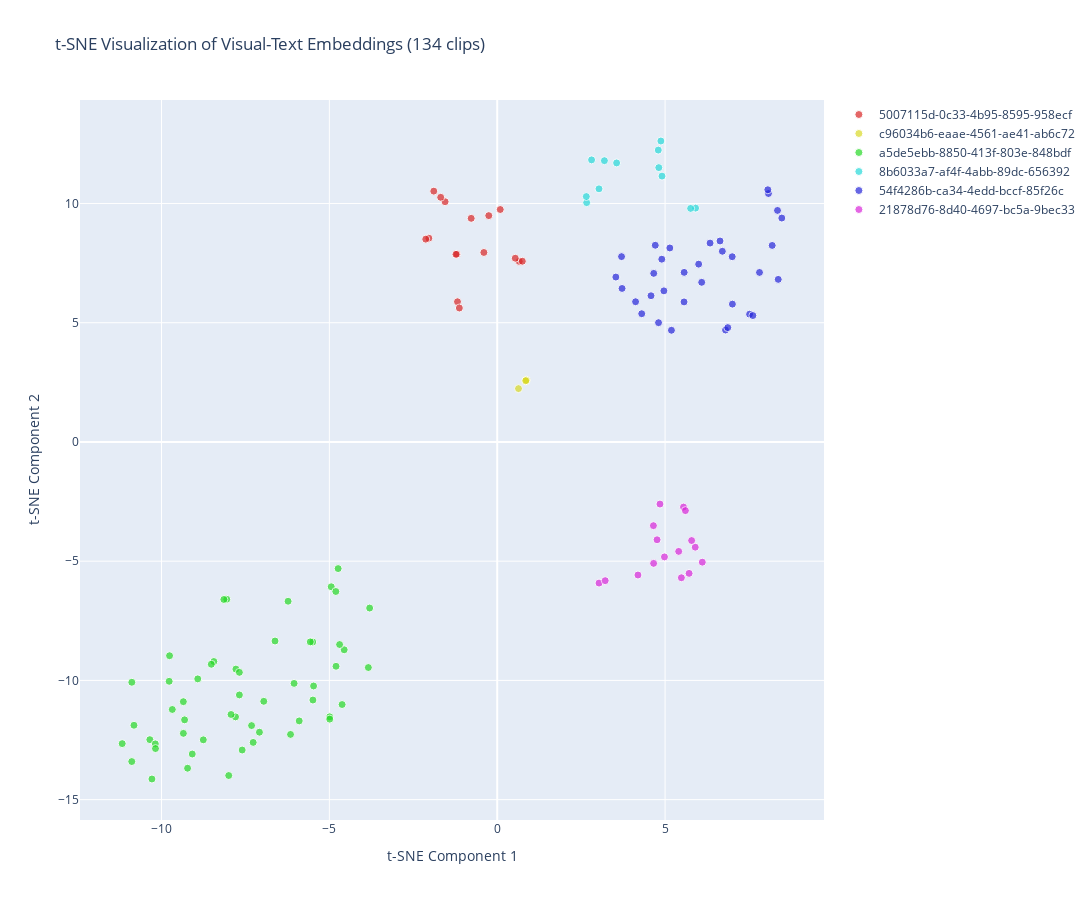

Notebook source saved alongside this figure:
### Code cell
# Create interactive Plotly visualization
import plotly.graph_objects as go

fig = go.Figure()

# Get unique videos
unique_videos = df['video_id'].unique()
colors_plotly = [f'hsl({i * 360 / len(unique_videos)}, 70%, 50%)' for i in range(len(unique_videos))]
video_colors_plotly = {vid: colors_plotly[i] for i, vid in enumerate(unique_videos)}

# Add traces for each video
for video_id in unique_videos:
    mask = df['video_id'] == video_id
    subset = df[mask]
    
    fig.add_trace(go.Scatter(
        x=subset['x'],
        y=subset['y'],
        mode='markers',
        name=video_id[:30],
        marker=dict(
            size=8,
            color=video_colors_plotly[video_id],
            opacity=0.7,
            line=dict(width=1, color='white')
        ),
        text=[f"<b>{row['clip_id']}</b><br>" +
              f"Video: {row['video_id']}<br>" +
              f"Text: {row['clip_text']}<br>" +
              f"Timestamp: {row['timestamp_start']:.2f}s"
              for _, row in subset.iterrows()],
        hovertemplate='%{text}<extra></extra>',
        customdata=subset.index
    ))

fig.update_layout(
    title=f't-SNE Visualization of Visual-Text Embeddings ({len(df)} clips)',
    xaxis_title='t-SNE Component 1',
    yaxis_title='t-SNE Component 2',
    hovermode='closest',
    width=1400,
    height=900,
    showlegend=True,
    legend=dict(x=1.02, y=1, xanchor='left', yanchor='top')
)

fig.show()
print("✓ Interactive visualization created")

### Figure 1 — Plotly figure (JSON) as saved in the notebook; plotly's stock layout.template omitted (floating-point values rounded to 4 significant figures)
{"data": [{"customdata": [0, 1, 2, 3, 4, 5, 10, 11, 65, 66, 67, 84, 93, 94, 95, 96], "hovertemplate": "%{text}<extra></extra>", "marker": {"color": "hsl(0.0, 70%, 50%)", "line": {"color": "white", "width": 1}, "opacity": 0.7, "size": 8}, "mode": "markers", "name": "5007115d-0c33-4b95-8595-958ecf", "text": ["<b>clip_24d7bc171cdb5d50</b><br>Video: 5007115d-0c33-4b95-8595-958ecfa36a7b<br>Text: The Dancer Director s Cut.mp4<br>Timestamp: 9.90s", "<b>clip_9410c9f35b8cd24d</b><br>Video: 5007115d-0c33-4b95-8595-958ecfa36a7b<br>Text: The Dancer Director s Cut.mp4<br>Timestamp: 32.20s", "<b>clip_29e1148639948951</b><br>Video: 5007115d-0c33-4b95-8595-958ecfa36a7b<br>Text: The Dancer Director s Cut.mp4<br>Timestamp: 37.40s", "<b>clip_93c308456312b7f3</b><br>Video: 5007115d-0c33-4b95-8595-958ecfa36a7b<br>Text: The Dancer Director s Cut.mp4<br>Timestamp: 48.30s", "<b>clip_ef375db4ea179326</b><br>Video: 5007115d-0c33-4b95-8595-958ecfa36a7b<br>Text: The Dancer Director s Cut.mp4<br>Timestamp: 55.50s", "<b>clip_3ffc3ed2c5788346</b><br>Video: 5007115d-0c33-4b95-8595-958ecfa36a7b<br>Text: The Dancer Director s Cut.mp4<br>Timestamp: 66.70s", "<b>clip_07716e0aec02c3b8</b><br>Video: 5007115d-0c33-4b95-8595-958ecfa36a7b<br>Text: The Dancer Director s Cut.mp4<br>Timestamp: 73.00s", "<b>clip_89219a4f31b15445</b><br>Video: 5007115d-0c33-4b95-8595-958ecfa36a7b<br>Text: The Dancer Director s Cut.mp4<br>Timestamp: 77.90s", "<b>clip_2aa0a6c43cf4b9a4</b><br>Video: 5007115d-0c33-4b95-8595-958ecfa36a7b<br>Text: The Dancer Director s Cut.mp4<br>Timestamp: 0.00s", "<b>clip_9050374842cf06f4</b><br>Video: 5007115d-0c33-4b95-8595-958ecfa36a7b<br>Text: The Dancer Director s Cut.mp4<br>Timestamp: 4.80s", "<b>clip_d49525dc9e339e91</b><br>Video: 5007115d-0c33-4b95-8595-958ecfa36a7b<br>Text: The Dancer Director s Cut.mp4<br>Timestamp: 16.80s", "<b>clip_df3004cce8230f69</b><br>Video: 5007115d-0c33-4b95-8595-958ecfa36a7b<br>Text: The Dancer Director s Cut.mp4<br>Timestamp: 84.00s", "<b>clip_3becfeac23e11a4e</b><br>Video: 5007115d-0c33-4b95-8595-958ecfa36a7b<br>Text: The Dancer Director s Cut.mp4<br>Timestamp: 23.00s", "<b>clip_c6a4461f0ac6dd43</b><br>Video: 5007115d-0c33-4b95-8595-958ecfa36a7b<br>Text: The Dancer Director s Cut.mp4<br>Timestamp: 27.60s", "<b>clip_8e18c2c920596f9c</b><br>Video: 5007115d-0c33-4b95-8595-958ecfa36a7b<br>Text: The Dancer Director s Cut.mp4<br>Timestamp: 42.90s", "<b>clip_5296ec7012a32575</b><br>Video: 5007115d-0c33-4b95-8595-958ecfa36a7b<br>Text: The Dancer Director s Cut.mp4<br>Timestamp: 61.10s"], "type": "scatter", "x": [-1.553, -2.037, -2.129, -0.3971, 0.6566, 0.5377, -1.201, -1.183, -1.889, -1.684, -0.7752, -1.128, -0.2512, 0.09014, -1.228, 0.7483], "y": [10.07, 8.545, 8.505, 7.946, 7.571, 7.704, 7.873, 5.879, 10.52, 10.26, 9.377, 5.617, 9.491, 9.748, 7.868, 7.579]}, {"customdata": [6, 7, 61, 62], "hovertemplate": "%{text}<extra></extra>", "marker": {"color": "hsl(60.0, 70%, 50%)", "line": {"color": "white", "width": 1}, "opacity": 0.7, "size": 8}, "mode": "markers", "name": "c96034b6-eaae-4561-ae41-ab6c72", "text": ["<b>clip_5e5f4ab30062f2f4</b><br>Video: c96034b6-eaae-4561-ae41-ab6c72fa326c<br>Text: Mountain Dew with Charlie Day Zach Lavine.mp4<br>Timestamp: 15.50s", "<b>clip_d72e8d670a714cc3</b><br>Video: c96034b6-eaae-4561-ae41-ab6c72fa326c<br>Text: Mountain Dew with Charlie Day Zach Lavine.mp4<br>Timestamp: 20.70s", "<b>clip_bfb5ad568d92e2f7</b><br>Video: c96034b6-eaae-4561-ae41-ab6c72fa326c<br>Text: Mountain Dew with Charlie Day Zach Lavine.mp4<br>Timestamp: 0.00s", "<b>clip_888492da7ae572a2</b><br>Video: c96034b6-eaae-4561-ae41-ab6c72fa326c<br>Text: Mountain Dew with Charlie Day Zach Lavine.mp4<br>Timestamp: 8.90s"], "type": "scatter", "x": [0.8503, 0.8696, 0.6339, 0.8494], "y": [2.564, 2.593, 2.237, 2.567]}, {"customdata": [8, 9, 14, 15, 16, 17, 18, 19, 20, 21, 22, 23, 24, 25, 26, 27, 28, 29, 30, 31, 32, 41, 42, 43, 44, 48, 49, 76, 77, 78, 79, 80, 81, 82, 83, 85, 86, 87, 88, 89, 90, 91, 92, 105, 106, 107, 108, 109, 110, 111, 112, 113, 114], "hovertemplate": "%{text}<extra></extra>", "marker": {"color": "hsl(120.0, 70%, 50%)", "line": {"color": "white", "width": 1}, "opacity": 0.7, "size": 8}, "mode": "markers", "name": "a5de5ebb-8850-413f-803e-848bdf", "text": ["<b>clip_2bb87a7d32e10c25</b><br>Video: a5de5ebb-8850-413f-803e-848bdf2c394b<br>Text: how to stand up on surfboard.mp4<br>Timestamp: 0.00s", "<b>clip_e3bd0eb7d40575e9</b><br>Video: a5de5ebb-8850-413f-803e-848bdf2c394b<br>Text: how to stand up on surfboard.mp4<br>Timestamp: 5.50s", "<b>clip_a0c4765dc562cda0</b><br>Video: a5de5ebb-8850-413f-803e-848bdf2c394b<br>Text: how to stand up on surfboard.mp4<br>Timestamp: 124.40s", "<b>clip_c14cc592ea1854a2</b><br>Video: a5de5ebb-8850-413f-803e-848bdf2c394b<br>Text: how to stand up on surfboard.mp4<br>Timestamp: 152.70s", "<b>clip_deaedf572d1ff01f</b><br>Video: a5de5ebb-8850-413f-803e-848bdf2c394b<br>Text: how to stand up on surfboard.mp4<br>Timestamp: 158.30s", "<b>clip_e780feaeeae7ddd9</b><br>Video: a5de5ebb-8850-413f-803e-848bdf2c394b<br>Text: how to stand up on surfboard.mp4<br>Timestamp: 166.00s", "<b>clip_2fd3d8260ed05673</b><br>Video: a5de5ebb-8850-413f-803e-848bdf2c394b<br>Text: how to stand up on surfboard.mp4<br>Timestamp: 179.90s", "<b>clip_fae49a2b8725135f</b><br>Video: a5de5ebb-8850-413f-803e-848bdf2c394b<br>Text: how to stand up on surfboard.mp4<br>Timestamp: 10.60s", "<b>clip_de53e8f4049c1071</b><br>Video: a5de5ebb-8850-413f-803e-848bdf2c394b<br>Text: how to stand up on surfboard.mp4<br>Timestamp: 23.80s", "<b>clip_2cb444ad9e7c71d6</b><br>Video: a5de5ebb-8850-413f-803e-848bdf2c394b<br>Text: how to stand up on surfboard.mp4<br>Timestamp: 48.30s", "<b>clip_599d3dd732a4bf96</b><br>Video: a5de5ebb-8850-413f-803e-848bdf2c394b<br>Text: how to stand up on surfboard.mp4<br>Timestamp: 73.50s", "<b>clip_35b68c491f379fa7</b><br>Video: a5de5ebb-8850-413f-803e-848bdf2c394b<br>Text: how to stand up on surfboard.mp4<br>Timestamp: 236.40s", "<b>clip_837c1dc84e4ee60d</b><br>Video: a5de5ebb-8850-413f-803e-848bdf2c394b<br>Text: how to stand up on surfboard.mp4<br>Timestamp: 241.20s", "<b>clip_0ff7358710c153ec</b><br>Video: a5de5ebb-8850-413f-803e-848bdf2c394b<br>Text: how to stand up on surfboard.mp4<br>Timestamp: 259.30s", "<b>clip_bf3e8393a7087fd3</b><br>Video: a5de5ebb-8850-413f-803e-848bdf2c394b<br>Text: how to stand up on surfboard.mp4<br>Timestamp: 276.80s", "<b>clip_b10630e18a0b7d4b</b><br>Video: a5de5ebb-8850-413f-803e-848bdf2c394b<br>Text: how to stand up on surfboard.mp4<br>Timestamp: 82.00s", "<b>clip_48d3e0f35eda2b37</b><br>Video: a5de5ebb-8850-413f-803e-848bdf2c394b<br>Text: how to stand up on surfboard.mp4<br>Timestamp: 89.80s", "<b>clip_88bad8dac0c84793</b><br>Video: a5de5ebb-8850-413f-803e-848bdf2c394b<br>Text: how to stand up on surfboard.mp4<br>Timestamp: 112.40s", "<b>clip_d020bc021f1fe52d</b><br>Video: a5de5ebb-8850-413f-803e-848bdf2c394b<br>Text: how to stand up on surfboard.mp4<br>Timestamp: 191.10s", "<b>clip_18a75d156dca0648</b><br>Video: a5de5ebb-8850-413f-803e-848bdf2c394b<br>Text: how to stand up on surfboard.mp4<br>Timestamp: 205.30s", "<b>clip_9aff5623dbc4e384</b><br>Video: a5de5ebb-8850-413f-803e-848bdf2c394b<br>Text: how to stand up on surfboard.mp4<br>Timestamp: 218.30s", "<b>clip_d5c4f0cddc1c0fa2</b><br>Video: a5de5ebb-8850-413f-803e-848bdf2c394b<br>Text: how to stand up on surfboard.mp4<br>Timestamp: 291.50s", "<b>clip_d5dccbbd9c90e383</b><br>Video: a5de5ebb-8850-413f-803e-848bdf2c394b<br>Text: how to stand up on surfboard.mp4<br>Timestamp: 301.50s", "<b>clip_7a3c33cb7952546a</b><br>Video: a5de5ebb-8850-413f-803e-848bdf2c394b<br>Text: how to stand up on surfboard.mp4<br>Timestamp: 307.10s", "<b>clip_f1d9693f38cbe4b4</b><br>Video: a5de5ebb-8850-413f-803e-848bdf2c394b<br>Text: how to stand up on surfboard.mp4<br>Timestamp: 317.50s", "<b>clip_04d1c60a3a89c270</b><br>Video: a5de5ebb-8850-413f-803e-848bdf2c394b<br>Text: how to stand up on surfboard.mp4<br>Timestamp: 325.80s", "<b>clip_a9c2ff52decc96fc</b><br>Video: a5de5ebb-8850-413f-803e-848bdf2c394b<br>Text: how to stand up on surfboard.mp4<br>Timestamp: 330.20s", "<b>clip_4d99dec113d44749</b><br>Video: a5de5ebb-8850-413f-803e-848bdf2c394b<br>Text: how to stand up on surfboard.mp4<br>Timestamp: 59.90s", "<b>clip_6c6846ab5ad8a8b2</b><br>Video: a5de5ebb-8850-413f-803e-848bdf2c394b<br>Text: how to stand up on surfboard.mp4<br>Timestamp: 66.40s", "<b>clip_03f2445f6a69a62c</b><br>Video: a5de5ebb-8850-413f-803e-848bdf2c394b<br>Text: how to stand up on surfboard.mp4<br>Timestamp: 96.70s", "<b>clip_3381ffb6a0e7d359</b><br>Video: a5de5ebb-8850-413f-803e-848bdf2c394b<br>Text: how to stand up on surfboard.mp4<br>Timestamp: 103.50s", "<b>clip_def5e8a9d2e66ae1</b><br>Video: a5de5ebb-8850-413f-803e-848bdf2c394b<br>Text: how to stand up on surfboard.mp4<br>Timestamp: 140.30s", "<b>clip_412becbf71db60e9</b><br>Video: a5de5ebb-8850-413f-803e-848bdf2c394b<br>Text: how to stand up on surfboard.mp4<br>Timestamp: 148.10s", "<b>clip_c79a3d3101b96a90</b><br>Video: a5de5ebb-8850-413f-803e-848bdf2c394b<br>Text: how to stand up on surfboard.mp4<br>Timestamp: 170.20s", "<b>clip_44876a90ce8e22ea</b><br>Video: a5de5ebb-8850-413f-803e-848bdf2c394b<br>Text: how to stand up on surfboard.mp4<br>Timestamp: 175.00s", "<b>clip_93ce3adbe1f8d236</b><br>Video: a5de5ebb-8850-413f-803e-848bdf2c394b<br>Text: how to stand up on surfboard.mp4<br>Timestamp: 18.50s", "<b>clip_4f99f2887e1c5914</b><br>Video: a5de5ebb-8850-413f-803e-848bdf2c394b<br>Text: how to stand up on surfboard.mp4<br>Timestamp: 29.10s", "<b>clip_7c6f642a65589edc</b><br>Video: a5de5ebb-8850-413f-803e-848bdf2c394b<br>Text: how to stand up on surfboard.mp4<br>Timestamp: 118.00s", "<b>clip_24a619de33554428</b><br>Video: a5de5ebb-8850-413f-803e-848bdf2c394b<br>Text: how to stand up on surfboard.mp4<br>Timestamp: 130.30s", "<b>clip_c35126bbeeab88c3</b><br>Video: a5de5ebb-8850-413f-803e-848bdf2c394b<br>Text: how to stand up on surfboard.mp4<br>Timestamp: 135.40s", "<b>clip_dcd40e1d0eabb70f</b><br>Video: a5de5ebb-8850-413f-803e-848bdf2c394b<br>Text: how to stand up on surfboard.mp4<br>Timestamp: 36.50s", "<b>clip_d543f53cf83b3c59</b><br>Video: a5de5ebb-8850-413f-803e-848bdf2c394b<br>Text: how to stand up on surfboard.mp4<br>Timestamp: 40.50s", "<b>clip_ba383a117cc84d7e</b><br>Video: a5de5ebb-8850-413f-803e-848bdf2c394b<br>Text: how to stand up on surfboard.mp4<br>Timestamp: 54.90s", "<b>clip_5bdd8ad2f5a9c182</b><br>Video: a5de5ebb-8850-413f-803e-848bdf2c394b<br>Text: how to stand up on surfboard.mp4<br>Timestamp: 185.90s", "<b>clip_346f753cebc0c57d</b><br>Video: a5de5ebb-8850-413f-803e-848bdf2c394b<br>Text: how to stand up on surfboard.mp4<br>Timestamp: 197.50s", "<b>clip_f408b3324c794c7c</b><br>Video: a5de5ebb-8850-413f-803e-848bdf2c394b<br>Text: how to stand up on surfboard.mp4<br>Timestamp: 211.80s", "<b>clip_4969664c28ffbe91</b><br>Video: a5de5ebb-8850-413f-803e-848bdf2c394b<br>Text: how to stand up on surfboard.mp4<br>Timestamp: 225.80s", "<b>clip_3f4aef741f8caaf1</b><br>Video: a5de5ebb-8850-413f-803e-848bdf2c394b<br>Text: how to stand up on surfboard.mp4<br>Timestamp: 231.60s", "<b>clip_cd24edd59b1b76dd</b><br>Video: a5de5ebb-8850-413f-803e-848bdf2c394b<br>Text: how to stand up on surfboard.mp4<br>Timestamp: 246.00s", "<b>clip_459b77c8929669d8</b><br>Video: a5de5ebb-8850-413f-803e-848bdf2c394b<br>Text: how to stand up on surfboard.mp4<br>Timestamp: 252.70s", "<b>clip_d57614e914613a0c</b><br>Video: a5de5ebb-8850-413f-803e-848bdf2c394b<br>Text: how to stand up on surfboard.mp4<br>Timestamp: 267.90s", "<b>clip_75c131927ca9439e</b><br>Video: a5de5ebb-8850-413f-803e-848bdf2c394b<br>Text: how to stand up on surfboard.mp4<br>Timestamp: 284.20s", "<b>clip_77a9b3f80453a5f0</b><br>Video: a5de5ebb-8850-413f-803e-848bdf2c394b<br>Text: how to stand up on surfboard.mp4<br>Timestamp: 312.30s"], "type": "scatter", "x": [-3.8, -6.229, -9.76, -10.35, -9.223, -9.084, -8.92, -4.945, -8.057, -7.082, -8.755, -4.99, -6.051, -5.47, -4.801, -10.29, -10.89, -9.348, -8.441, -7.269, -6.954, -3.838, -4.559, -4.695, -6.618, -4.808, -4.738, -7.795, -7.929, -11.17, -9.678, -9.349, -9.312, -7.998, -7.784, -8.142, -7.681, -10.18, -10.82, -10.18, -10.88, -9.772, -7.316, -8.516, -7.68, -7.597, -6.156, -5.898, -5.49, -4.989, -4.62, -5.495, -5.569], "y": [-6.965, -6.68, -8.965, -12.48, -13.68, -13.09, -9.936, -6.073, -6.596, -12.17, -12.49, -11.53, -10.13, -10.23, -9.407, -14.13, -13.4, -12.22, -9.207, -12.6, -10.88, -9.459, -8.717, -8.495, -8.348, -6.271, -5.311, -11.53, -11.43, -12.65, -11.22, -10.89, -11.65, -13.99, -9.526, -6.606, -9.662, -12.66, -11.88, -12.86, -10.08, -10.04, -11.89, -9.323, -10.61, -12.92, -12.27, -11.7, -10.82, -11.62, -11.01, -8.389, -8.384]}, {"customdata": [12, 13, 63, 64, 68, 69, 70, 71, 72, 73, 74, 75], "hovertemplate": "%{text}<extra></extra>", "marker": {"color": "hsl(180.0, 70%, 50%)", "line": {"color": "white", "width": 1}, "opacity": 0.7, "size": 8}, "mode": "markers", "name": "8b6033a7-af4f-4abb-89dc-656392", "text": ["<b>clip_f4d55dac670729a8</b><br>Video: 8b6033a7-af4f-4abb-89dc-6563926dc6ce<br>Text: Apple iPhone Ad.mp4<br>Timestamp: 18.70s", "<b>clip_379604a0ddfeb2bc</b><br>Video: 8b6033a7-af4f-4abb-89dc-6563926dc6ce<br>Text: Apple iPhone Ad.mp4<br>Timestamp: 33.60s", "<b>clip_bf53ada7c3933996</b><br>Video: 8b6033a7-af4f-4abb-89dc-6563926dc6ce<br>Text: Apple iPhone Ad.mp4<br>Timestamp: 0.00s", "<b>clip_b6de1aaf94688387</b><br>Video: 8b6033a7-af4f-4abb-89dc-6563926dc6ce<br>Text: Apple iPhone Ad.mp4<br>Timestamp: 4.20s", "<b>clip_f87affb05b61fb8a</b><br>Video: 8b6033a7-af4f-4abb-89dc-6563926dc6ce<br>Text: Apple iPhone Ad.mp4<br>Timestamp: 9.20s", "<b>clip_2037ded53c1f198e</b><br>Video: 8b6033a7-af4f-4abb-89dc-6563926dc6ce<br>Text: Apple iPhone Ad.mp4<br>Timestamp: 14.00s", "<b>clip_69afe603968c32ad</b><br>Video: 8b6033a7-af4f-4abb-89dc-6563926dc6ce<br>Text: Apple iPhone Ad.mp4<br>Timestamp: 24.50s", "<b>clip_7a800c6f9707317e</b><br>Video: 8b6033a7-af4f-4abb-89dc-6563926dc6ce<br>Text: Apple iPhone Ad.mp4<br>Timestamp: 29.60s", "<b>clip_6c4216514d6b943c</b><br>Video: 8b6033a7-af4f-4abb-89dc-6563926dc6ce<br>Text: Apple iPhone Ad.mp4<br>Timestamp: 38.80s", "<b>clip_75954103f338f644</b><br>Video: 8b6033a7-af4f-4abb-89dc-6563926dc6ce<br>Text: Apple iPhone Ad.mp4<br>Timestamp: 43.90s", "<b>clip_1118b4d5cfc5ac4b</b><br>Video: 8b6033a7-af4f-4abb-89dc-6563926dc6ce<br>Text: Apple iPhone Ad.mp4<br>Timestamp: 48.90s", "<b>clip_e035465c3deb3d49</b><br>Video: 8b6033a7-af4f-4abb-89dc-6563926dc6ce<br>Text: Apple iPhone Ad.mp4<br>Timestamp: 56.20s"], "type": "scatter", "x": [2.664, 3.557, 5.909, 5.761, 3.032, 2.654, 2.811, 3.193, 4.908, 4.813, 4.798, 4.875], "y": [10.04, 11.7, 9.807, 9.794, 10.61, 10.29, 11.83, 11.8, 11.15, 11.5, 12.24, 12.62]}, {"customdata": [33, 34, 35, 36, 37, 38, 39, 40, 45, 46, 47, 50, 51, 52, 53, 97, 98, 99, 100, 101, 102, 103, 104, 115, 116, 117, 118, 119, 120, 121, 122, 123, 124], "hovertemplate": "%{text}<extra></extra>", "marker": {"color": "hsl(240.0, 70%, 50%)", "line": {"color": "white", "width": 1}, "opacity": 0.7, "size": 8}, "mode": "markers", "name": "54f4286b-ca34-4edd-bccf-85f26c", "text": ["<b>clip_6d4b2f298b5ea7da</b><br>Video: 54f4286b-ca34-4edd-bccf-85f26ca57021<br>Text: Jurassic World Rebirth   Official Trailer 2.mp4<br>Timestamp: 45.50s", "<b>clip_eb480ee0a1e34dcb</b><br>Video: 54f4286b-ca34-4edd-bccf-85f26ca57021<br>Text: Jurassic World Rebirth   Official Trailer 2.mp4<br>Timestamp: 50.00s", "<b>clip_6d62b503db8ced0c</b><br>Video: 54f4286b-ca34-4edd-bccf-85f26ca57021<br>Text: Jurassic World Rebirth   Official Trailer 2.mp4<br>Timestamp: 55.00s", "<b>clip_40a3bb8b9a59cce3</b><br>Video: 54f4286b-ca34-4edd-bccf-85f26ca57021<br>Text: Jurassic World Rebirth   Official Trailer 2.mp4<br>Timestamp: 71.60s", "<b>clip_2185215730e12c00</b><br>Video: 54f4286b-ca34-4edd-bccf-85f26ca57021<br>Text: Jurassic World Rebirth   Official Trailer 2.mp4<br>Timestamp: 88.70s", "<b>clip_ea8eeeaafb010cc0</b><br>Video: 54f4286b-ca34-4edd-bccf-85f26ca57021<br>Text: Jurassic World Rebirth   Official Trailer 2.mp4<br>Timestamp: 92.90s", "<b>clip_a1a449ba75081d9f</b><br>Video: 54f4286b-ca34-4edd-bccf-85f26ca57021<br>Text: Jurassic World Rebirth   Official Trailer 2.mp4<br>Timestamp: 101.30s", "<b>clip_ef6466fdbbc83f79</b><br>Video: 54f4286b-ca34-4edd-bccf-85f26ca57021<br>Text: Jurassic World Rebirth   Official Trailer 2.mp4<br>Timestamp: 115.80s", "<b>clip_d88a63eff1ca57e9</b><br>Video: 54f4286b-ca34-4edd-bccf-85f26ca57021<br>Text: Jurassic World Rebirth   Official Trailer 2.mp4<br>Timestamp: 8.10s", "<b>clip_88c58e1f8d29694c</b><br>Video: 54f4286b-ca34-4edd-bccf-85f26ca57021<br>Text: Jurassic World Rebirth   Official Trailer 2.mp4<br>Timestamp: 20.20s", "<b>clip_f3eb1dd2466724f7</b><br>Video: 54f4286b-ca34-4edd-bccf-85f26ca57021<br>Text: Jurassic World Rebirth   Official Trailer 2.mp4<br>Timestamp: 28.60s", "<b>clip_5846187b9e769319</b><br>Video: 54f4286b-ca34-4edd-bccf-85f26ca57021<br>Text: Jurassic World Rebirth   Official Trailer 2.mp4<br>Timestamp: 124.60s", "<b>clip_178d4c428269a8ef</b><br>Video: 54f4286b-ca34-4edd-bccf-85f26ca57021<br>Text: Jurassic World Rebirth   Official Trailer 2.mp4<br>Timestamp: 130.70s", "<b>clip_03eab275da34b055</b><br>Video: 54f4286b-ca34-4edd-bccf-85f26ca57021<br>Text: Jurassic World Rebirth   Official Trailer 2.mp4<br>Timestamp: 135.20s", "<b>clip_2b6a30a5c26d1f22</b><br>Video: 54f4286b-ca34-4edd-bccf-85f26ca57021<br>Text: Jurassic World Rebirth   Official Trailer 2.mp4<br>Timestamp: 141.70s", "<b>clip_c2b7c36293631eb3</b><br>Video: 54f4286b-ca34-4edd-bccf-85f26ca57021<br>Text: Jurassic World Rebirth   Official Trailer 2.mp4<br>Timestamp: 63.20s", "<b>clip_e9b9c7ae987246b2</b><br>Video: 54f4286b-ca34-4edd-bccf-85f26ca57021<br>Text: Jurassic World Rebirth   Official Trailer 2.mp4<br>Timestamp: 67.30s", "<b>clip_8702e7250037d609</b><br>Video: 54f4286b-ca34-4edd-bccf-85f26ca57021<br>Text: Jurassic World Rebirth   Official Trailer 2.mp4<br>Timestamp: 75.80s", "<b>clip_b24398bf11a7b7b1</b><br>Video: 54f4286b-ca34-4edd-bccf-85f26ca57021<br>Text: Jurassic World Rebirth   Official Trailer 2.mp4<br>Timestamp: 80.40s", "<b>clip_75230d05dd5a4c62</b><br>Video: 54f4286b-ca34-4edd-bccf-85f26ca57021<br>Text: Jurassic World Rebirth   Official Trailer 2.mp4<br>Timestamp: 4.10s", "<b>clip_fe87379838074b8a</b><br>Video: 54f4286b-ca34-4edd-bccf-85f26ca57021<br>Text: Jurassic World Rebirth   Official Trailer 2.mp4<br>Timestamp: 15.60s", "<b>clip_f8afc43d55ad331c</b><br>Video: 54f4286b-ca34-4edd-bccf-85f26ca57021<br>Text: Jurassic World Rebirth   Official Trailer 2.mp4<br>Timestamp: 24.50s", "<b>clip_4ed6075d8111f253</b><br>Video: 54f4286b-ca34-4edd-bccf-85f26ca57021<br>Text: Jurassic World Rebirth   Official Trailer 2.mp4<br>Timestamp: 32.90s", "<b>clip_4f659c295592cb59</b><br>Video: 54f4286b-ca34-4edd-bccf-85f26ca57021<br>Text: Jurassic World Rebirth   Official Trailer 2.mp4<br>Timestamp: 0.00s", "<b>clip_ec7e1bef18624c6b</b><br>Video: 54f4286b-ca34-4edd-bccf-85f26ca57021<br>Text: Jurassic World Rebirth   Official Trailer 2.mp4<br>Timestamp: 37.10s", "<b>clip_687b5c51633d11c1</b><br>Video: 54f4286b-ca34-4edd-bccf-85f26ca57021<br>Text: Jurassic World Rebirth   Official Trailer 2.mp4<br>Timestamp: 41.30s", "<b>clip_9c00097310ac616f</b><br>Video: 54f4286b-ca34-4edd-bccf-85f26ca57021<br>Text: Jurassic World Rebirth   Official Trailer 2.mp4<br>Timestamp: 59.00s", "<b>clip_fef3f0d4f42150de</b><br>Video: 54f4286b-ca34-4edd-bccf-85f26ca57021<br>Text: Jurassic World Rebirth   Official Trailer 2.mp4<br>Timestamp: 84.70s", "<b>clip_118ed5d38ed5452c</b><br>Video: 54f4286b-ca34-4edd-bccf-85f26ca57021<br>Text: Jurassic World Rebirth   Official Trailer 2.mp4<br>Timestamp: 97.20s", "<b>clip_6ee28e31ef56ff37</b><br>Video: 54f4286b-ca34-4edd-bccf-85f26ca57021<br>Text: Jurassic World Rebirth   Official Trailer 2.mp4<br>Timestamp: 107.20s", "<b>clip_5309da160225d866</b><br>Video: 54f4286b-ca34-4edd-bccf-85f26ca57021<br>Text: Jurassic World Rebirth   Official Trailer 2.mp4<br>Timestamp: 111.50s", "<b>clip_45e17c55a5285757</b><br>Video: 54f4286b-ca34-4edd-bccf-85f26ca57021<br>Text: Jurassic World Rebirth   Official Trailer 2.mp4<br>Timestamp: 120.00s", "<b>clip_ba0ddf6e949926f6</b><br>Video: 54f4286b-ca34-4edd-bccf-85f26ca57021<br>Text: Jurassic World Rebirth   Official Trailer 2.mp4<br>Timestamp: 150.40s"], "type": "scatter", "x": [6.801, 6.868, 3.534, 4.122, 3.719, 4.662, 6.091, 6.001, 8.349, 8.191, 5.142, 6.706, 6.34, 6.637, 7.813, 4.805, 4.304, 4.581, 5.565, 8.079, 8.477, 3.704, 7.006, 8.061, 7.518, 7.615, 5.19, 4.965, 4.902, 4.708, 5.569, 7.0, 8.371], "y": [4.694, 4.795, 6.915, 5.88, 6.437, 7.07, 6.694, 7.456, 9.709, 8.241, 8.134, 7.996, 8.34, 8.428, 7.108, 5.002, 5.378, 6.132, 5.872, 10.42, 9.389, 7.772, 5.78, 10.58, 5.357, 5.301, 4.683, 6.337, 7.664, 8.249, 7.111, 7.768, 6.817]}, {"customdata": [54, 55, 56, 57, 58, 59, 60, 125, 126, 127, 128, 129, 130, 131, 132, 133], "hovertemplate": "%{text}<extra></extra>", "marker": {"color": "hsl(300.0, 70%, 50%)", "line": {"color": "white", "width": 1}, "opacity": 0.7, "size": 8}, "mode": "markers", "name": "21878d76-8d40-4697-bc5a-9bec33", "text": ["<b>clip_b024824041f82c44</b><br>Video: 21878d76-8d40-4697-bc5a-9bec339ed862<br>Text: Gordon Ramsay In Kitchen MasterClass.mp4<br>Timestamp: 0.00s", "<b>clip_465e65eca71f8f7d</b><br>Video: 21878d76-8d40-4697-bc5a-9bec339ed862<br>Text: Gordon Ramsay In Kitchen MasterClass.mp4<br>Timestamp: 6.60s", "<b>clip_fbf78766fa513245</b><br>Video: 21878d76-8d40-4697-bc5a-9bec339ed862<br>Text: Gordon Ramsay In Kitchen MasterClass.mp4<br>Timestamp: 15.50s", "<b>clip_4ebb6fa3cc4d96b1</b><br>Video: 21878d76-8d40-4697-bc5a-9bec339ed862<br>Text: Gordon Ramsay In Kitchen MasterClass.mp4<br>Timestamp: 19.70s", "<b>clip_e7779f5c8899ec0e</b><br>Video: 21878d76-8d40-4697-bc5a-9bec339ed862<br>Text: Gordon Ramsay In Kitchen MasterClass.mp4<br>Timestamp: 29.00s", "<b>clip_e721674659b86c7d</b><br>Video: 21878d76-8d40-4697-bc5a-9bec339ed862<br>Text: Gordon Ramsay In Kitchen MasterClass.mp4<br>Timestamp: 38.50s", "<b>clip_631370b91d3dd4c0</b><br>Video: 21878d76-8d40-4697-bc5a-9bec339ed862<br>Text: Gordon Ramsay In Kitchen MasterClass.mp4<br>Timestamp: 83.40s", "<b>clip_9957902fc1b25640</b><br>Video: 21878d76-8d40-4697-bc5a-9bec339ed862<br>Text: Gordon Ramsay In Kitchen MasterClass.mp4<br>Timestamp: 24.60s", "<b>clip_f9f8e549f82484cc</b><br>Video: 21878d76-8d40-4697-bc5a-9bec339ed862<br>Text: Gordon Ramsay In Kitchen MasterClass.mp4<br>Timestamp: 34.00s", "<b>clip_3b2641c39acae419</b><br>Video: 21878d76-8d40-4697-bc5a-9bec339ed862<br>Text: Gordon Ramsay In Kitchen MasterClass.mp4<br>Timestamp: 49.00s", "<b>clip_56ae61d6cba726dc</b><br>Video: 21878d76-8d40-4697-bc5a-9bec339ed862<br>Text: Gordon Ramsay In Kitchen MasterClass.mp4<br>Timestamp: 44.80s", "<b>clip_eef22748b2e6f10a</b><br>Video: 21878d76-8d40-4697-bc5a-9bec339ed862<br>Text: Gordon Ramsay In Kitchen MasterClass.mp4<br>Timestamp: 55.60s", "<b>clip_75a95adaf119620a</b><br>Video: 21878d76-8d40-4697-bc5a-9bec339ed862<br>Text: Gordon Ramsay In Kitchen MasterClass.mp4<br>Timestamp: 61.10s", "<b>clip_110c3d0b3a8ad66d</b><br>Video: 21878d76-8d40-4697-bc5a-9bec339ed862<br>Text: Gordon Ramsay In Kitchen MasterClass.mp4<br>Timestamp: 68.70s", "<b>clip_65fb13b5d7b68418</b><br>Video: 21878d76-8d40-4697-bc5a-9bec339ed862<br>Text: Gordon Ramsay In Kitchen MasterClass.mp4<br>Timestamp: 78.30s", "<b>clip_ac627de75d6229e9</b><br>Video: 21878d76-8d40-4697-bc5a-9bec339ed862<br>Text: Gordon Ramsay In Kitchen MasterClass.mp4<br>Timestamp: 88.40s"], "type": "scatter", "x": [3.033, 3.216, 4.192, 4.659, 5.715, 5.899, 5.549, 5.486, 4.982, 4.761, 6.109, 4.652, 5.791, 5.406, 4.848, 5.606], "y": [-5.918, -5.818, -5.581, -5.092, -5.512, -4.413, -2.731, -5.695, -4.821, -4.102, -5.041, -3.51, -4.134, -4.59, -2.604, -2.879]}], "layout": {"height": 900, "hovermode": "closest", "legend": {"x": 1.02, "xanchor": "left", "y": 1, "yanchor": "top"}, "showlegend": true, "title": {"text": "t-SNE Visualization of Visual-Text Embeddings (134 clips)"}, "width": 1400, "xaxis": {"title": {"text": "t-SNE Component 1"}}, "yaxis": {"title": {"text": "t-SNE Component 2"}}}}
